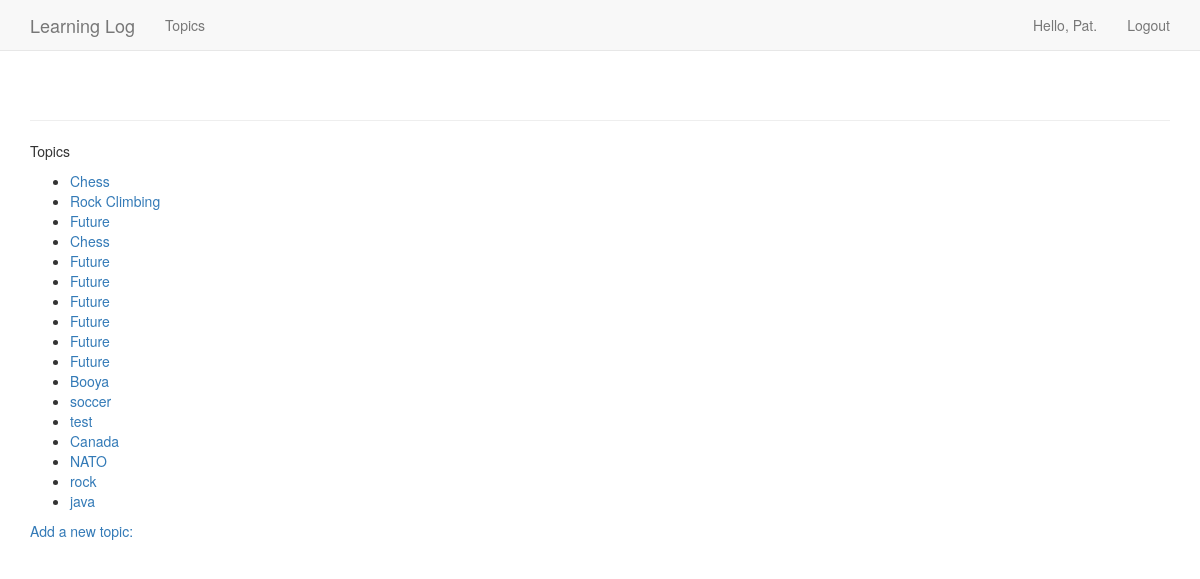
The app's page /topics/ (signed in) with its own data.
### learnings_logs/models.py (models this page shows)
class Topic(models.Model):
    text = models.CharField(max_length=200)
    date_added = models.DateTimeField(auto_now_add=True)
    owner = models.ForeignKey(User, on_delete=models.CASCADE)
    def __str__(self):
        return self.text

### learnings_logs/views.py (the view)
# urls.py: path('topics/', views.topics, name='topics'),
@login_required
def topics(request):
    topics = Topic.objects.filter(owner=request.user).order_by('date_added')
    context = {'topics': topics}
    return render(request, 'learnings_logs/topics.html', context)

### learnings_logs/templates/learnings_logs/topics.html
{% extends "learnings_logs/base.html" %}
{% block content %}
    <p>Topics
        <ul>
            {% for topic in topics %}
                <li>
                <a href="{% url 'learnings_logs:topic' topic.id %}">{{ topic }}</a>
                </li>
            {% empty %}
                <li style="color:red">No topics have been added yet.</li>
            {% endfor %}
        </ul>
        <a href="{% url 'learnings_logs:new_topic' %}">Add a new topic:</a>
    </p>
{% endblock content %}

### learnings_logs/templates/learnings_logs/base.html (shortened to what this page needs)
{% load bootstrap3 %}
<!DOCTYPE html>
<html land="en">
<head>
    {% bootstrap_css %}
</head>
<body>
    <nav class="navbar navbar-default navbar-static-top">
        <div class="container">
            <div class="navbar-header">
                <a class="navbar-brand" href="{% url 'learnings_logs:index' %}">
                    Learning Log
                </a>
            </div>
            <div id="navbar" class="navbar-collapse">
                <ul class="nav navbar-nav">
                    <li><a href="{% url 'learnings_logs:topics' %}">Topics</a></li>
                </ul>
                <ul class="nav navbar-nav navbar-right">
                    {% if user.is_authenticated %}
                    <li><a>Hello, {{ user.username | capfirst }}.</a></li>
                    <li><a href="{% url 'users:logout' %}">Logout</a></li>
                    {% else %}
                    <li><a href="{% url 'users:register' %}">Register</a></li>
                    <li><a href="{% url 'users:login' %}">Login</a></li>
                    {% endif %}
                </ul>
            </div>
        </div>
    </nav>
    <div class="container">
        <div class="page-header">
        </div>
        <div>
            {% block content %}{% endblock %}
        </div>
    </div>
</body>
</html>

### records on screen
Topic: text "Chess"
Topic: text "Rock Climbing"
Topic: text "Future"
Topic: text "Chess"
Topic: text "Future"
Topic: text "Future"
Topic: text "Future"
Topic: text "Future"
Topic: text "Future"
Topic: text "Future"
Topic: text "Booya"
Topic: text "soccer"
Topic: text "test"
Topic: text "Canada"
Topic: text "NATO"
Topic: text "rock"
Topic: text "java"

### other values on screen
{{ user.username | capfirst }} "Pat"
